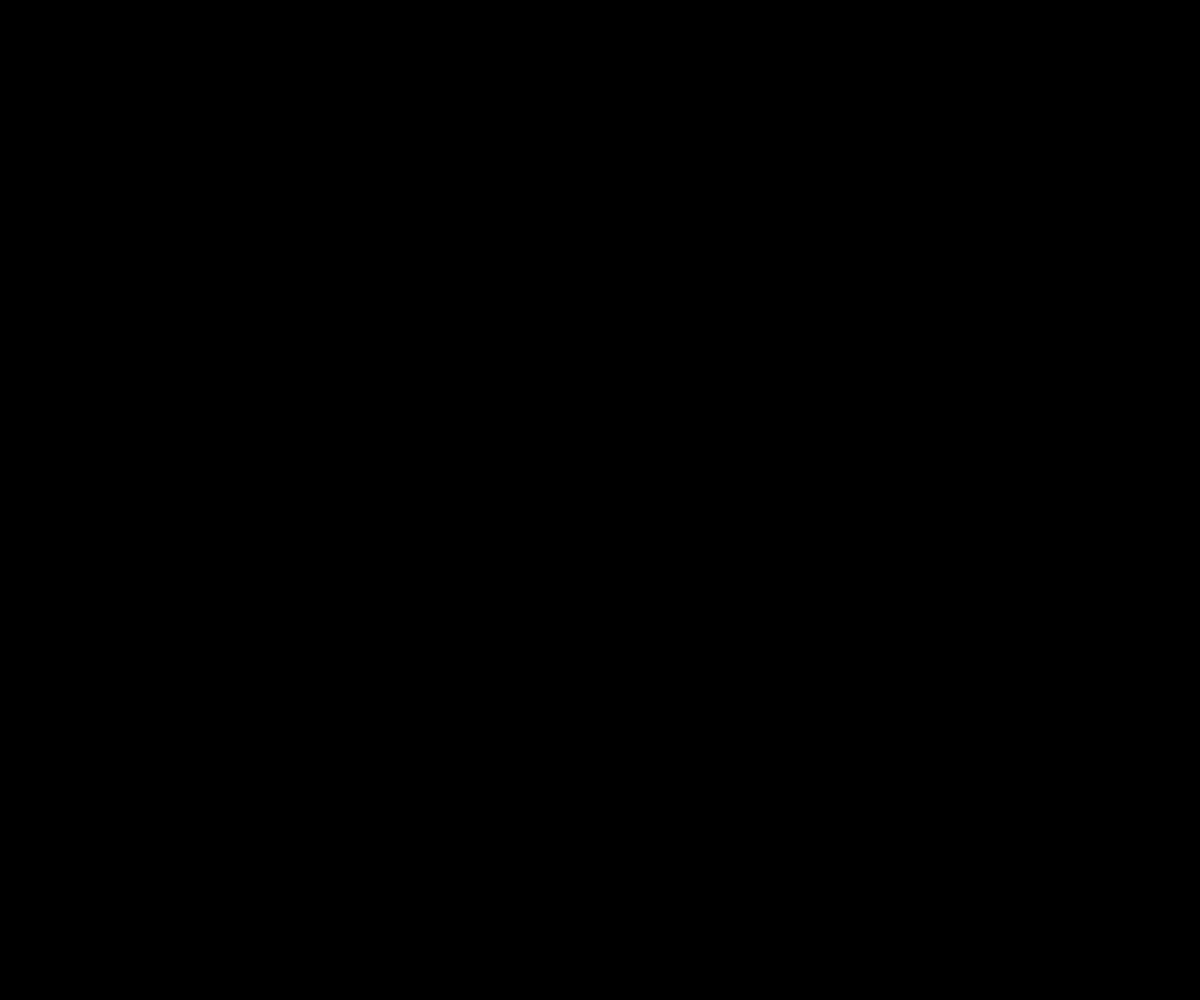
Frame 1 (no input)
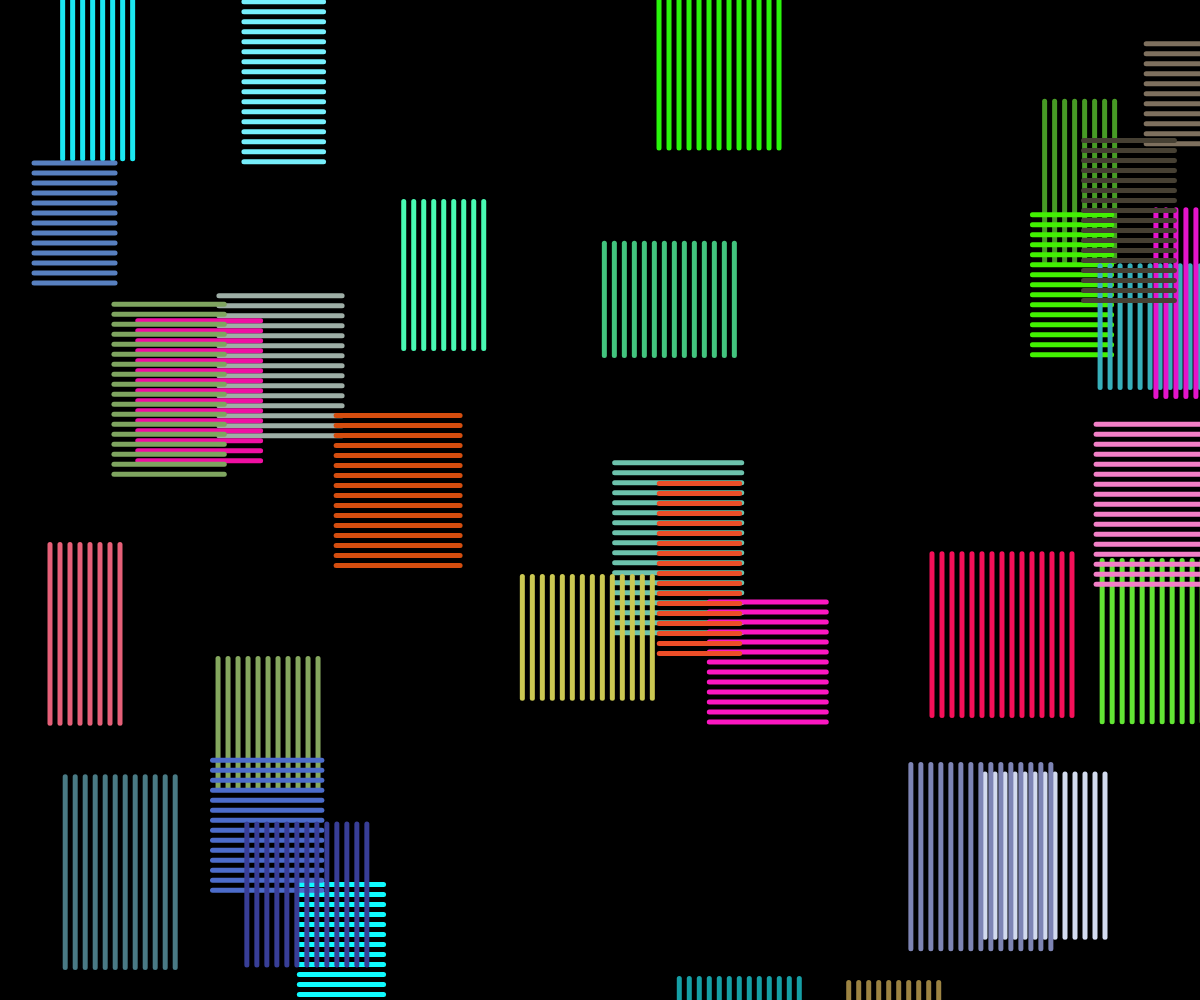
Frame 60 (no input)
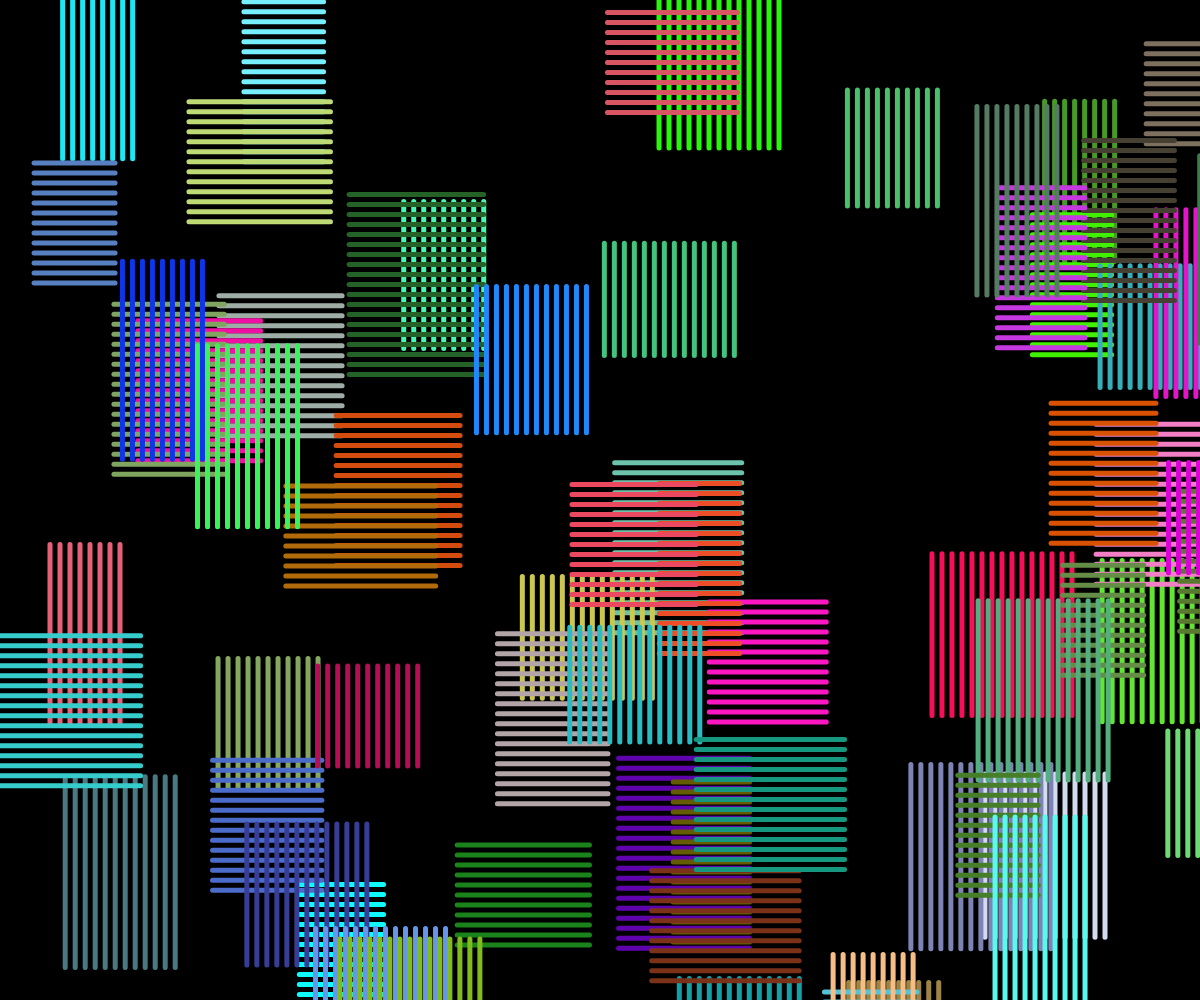
Frame 120 (the mouse pressed at the canvas centre since frame 60)

The p5.js sketch that drew these frames (run headless with seeded random() and noise() and a simulated clock; from frame 60 on, the mouse is pressed at the canvas centre):

// p5.js sketch
// ── sketch.js
const w = 5;

function setup() {
  createCanvas(window.innerWidth, window.innerHeight);
  frameRate(60)
  background(0)

}

function draw() {
  strokeWeight(5)
  createLines()
}

function createLines() {
  var x1 = random(-20, window.innerWidth * 2),
    y1 = random(-20, window.innerHeight);

  var x2 = x1 + random(5, 10) * 15,
    y2 = y1 + random(5, 10) * 20;

  var flag = round(random(0, 1));
  console.log(flag)
  if (flag != 0) {
    var x = x1;
    stroke(random(255), random(255), random(255))
    for (x; x <= x2; x += 10) {

      line(x, y1, x, y2)
    }
  } else {
    var y = y1;
    stroke(random(255), random(255), random(255))
    for (y; y <= y2; y += 10) {
      line(x1, y, x2, y)
    }
  }
}
